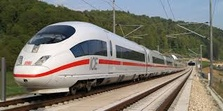
%> input picture Project_unsorted/sravan/3.jpeg, 223 x 111 px, shrunk from 318 x 159 before the run
$ octave script.m   (GNU Octave 9; MATLAB toolbox functions it lacks are replaced by stand-ins)
%> lines starting %> are read from the running program, lines starting %| are printed output that depends on the picture; in (x1, y1, x2, y2) boxes, pixels count from 0 and x2, y2 are one past the last pixel; in counts of white or black regions, pixels touching at a corner belong together; the program's own positions count from 1
Img1 =imread('3.jpeg'); %read the 2D image
%> Img1 is the input picture: size 111x223x3 uint8; mean R, G, B 123.7, 119.5, 108.8
Img=flip(Img1,2);
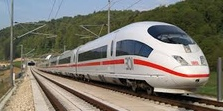
%> Img: size 111x223x3 uint8; mean R, G, B 123.7, 119.5, 108.8; mean of the top-left, top-right, bottom-left and bottom-right quarters 115.1, 103.2, 128.3, 122.6
%Convert the image to Grayscale
I=rgb2gray(Img);
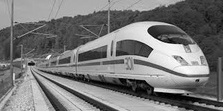
%> I: size 111x223 uint8; min 0, max 255, mean 119.5

%Edge Detection
Ie=edge(I,'sobel');
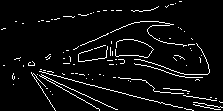
%> Ie: size 111x223 logical; 5.5% white in thin lines or dots

%Hough Transform
[H,theta,rho] = hough(Ie);
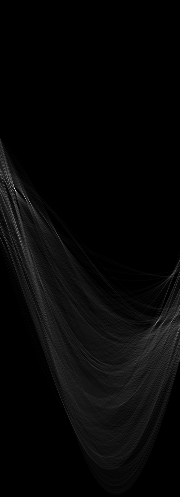
%> H: size 497x180 double; min 0, max 98, mean 2.7; drawn with min black and max white
%> theta = 180 values from -90 to 89; rho = 497 values from -248 to 248

% Finding the Hough peaks (number of peaks is set to 5)
P = houghpeaks(H,20,'threshold',ceil(0.2*max(H(:))));
%> P = 20 rows, first 12: [189 15; 199 26; 323 157; 202 30; 236 19; 184 10; 242 21; 191 12; 175 1; 322 172; 178 8; 226 17]
x = theta(P(:,2));
%> x = 20 values, max 87 at index 16, min -90 at index 9, mean -35.65
y = rho(P(:,1));
%> y = 20 values, max 84 at index 16, min -77 at index 17, mean -16.35

%Vanishing lines
lines = houghlines(I,theta,rho,P);
%> lines = 18 lines; longest, point1 to point2 (x, y): (1, 8) to (223, 89), (1, 15) to (223, 87), (1, 25) to (223, 89), (221, 8) to (2, 80), (1, 36) to (223, 83), (1, 60) to (223, 103)
[rows, columns] = size(Ie);
%> rows = 111; columns = 223
figure, imshow(~Ie);
% figure;
hold on;
n=length(lines);
%> n = 18
req=zeros((n*(n-1))/2,2);
k=1;
for i=1:n
    xy_1 = [lines(i).point1; lines(i).point2];
    for j=i+1:n
       xy_2 = [lines(j).point1; lines(j).point2];
       %intersection of two lines (the current line and the previous one)
       slopee = @(line) (line(2,2) - line(1,2))/(line(2,1) - line(1,1));
       m1 = slopee(xy_1);
       m2 = slopee(xy_2);
       intercept = @(line,m) line(1,2) - m*line(1,1);
       b1 = intercept(xy_1,m1);
       b2 = intercept(xy_2,m2);
       if m1~=m2
           xintersect = (b2-b1)/(m1-m2);
           yintersect = m1*xintersect + b1;
           req(k,1)=xintersect;
           req(k,2)=yintersect;
           k=k+1;
       end
     end
end
%> this loop made 18 passes
%> xy_1 on passes 1 to 12: [1 63; 196 111], [1 56; 119 111], [182 1; 2 82], [1 55; 103 111], [1 15; 223 87], [1 67; 223 102], [1 8; 223 89], [1 60; 223 103], [1 75; 223 75], [219 40; 3 75], [1 73; 223 100], [1 25; 223 89]
%> after the loop, k = 153; req = 153 rows, first 12: [32.83 70.83; 28.94 69.88; 27.41 69.5; 615 214.1; 46.2 74.13; 464.3 177; -56.19 48.92; 49.75 75; 31.19 70.43; 81.3 82.77; 902.9 285; -782.9 -130]; xintersect = 15.56; yintersect = 46.3
%finding maximum voted point
clusters=clusterdata(req,floor(size(req,1)/2));
%> clusters = 153 values from 1 to 1
c=find(clusters==mode(clusters));
%> c = 153 values from 1 to 153
Xvp=mean(req(c,1));
%> Xvp = -50.41
Yvp=mean(req(c,2));
%> Yvp = 40.59
plot(Xvp,Yvp,'m*','markersize',8, 'Color', 'red');
% refined_lines=lines(c);
xy_1 = zeros([2,2]);
len1=1;
len2=1;
s=struct;
for k = 1:length(lines)
   xy = [lines(k).point1; lines(k).point2];
   % Get the equation of the line
   x1 = xy(1,1);
   y1 = xy(1,2);
   x2 = xy(2,1);
   y2 = xy(2,2);

   slope = (y2-y1)/(x2-x1);
   xLeft = 1; % x is on the left edge.
   yLeft = slope * (xLeft - x1) + y1;
   plot([x1, x2], [y1, y2], 'LineWidth',1,'Color','blue');
   if 0<yLeft && yLeft<rows
%     s.line(len)=lines(k);
    s.yleft(len1)=yLeft;
    plot(xLeft,yLeft,'x','markersize',8,'Color','green');
    len1=len1+1;
   end
   xRight = columns; % x is on the right edge.
   yRight = slope * (xRight - x1) + y1;
   plot([x1, x2], [y1, y2], 'LineWidth',1,'Color','blue');

   if 0<yRight && yRight<rows
%     s.line(len)=lines(k);
    s.yRight(len2)=yRight;
    plot(xRight,yRight,'x','markersize',8,'Color','green');
    len2=len2+1;
   end

end
%> this loop made 18 passes
%> (x1, y1, x2, y2, slope, yLeft, yRight) on passes 1 to 12: (1, 63, 196, 111, 0.246, 63, 117.6), (1, 56, 119, 111, 0.466, 56, 159.5), (182, 1, 2, 82, -0.45, 82.45, -17.45), (1, 55, 103, 111, 0.549, 55, 176.9), (1, 15, 223, 87, 0.324, 15, 87), (1, 67, 223, 102, 0.158, 67, 102), (1, 8, 223, 89, 0.365, 8, 89), (1, 60, 223, 103, 0.194, 60, 103), (1, 75, 223, 75, 0, 75, 75), (219, 40, 3, 75, -0.162, 75.32, 39.35), (1, 73, 223, 100, 0.122, 73, 100), (1, 25, 223, 89, 0.288, 25, 89)
%> after the loop, s = {yleft [63 56 82.45 55 15 67 8 60 75 75.32 73 25 36 80.33 69 78 44 23], yRight [87 102 89 103 75 39.35 100 89 83 7.34 98 79]}
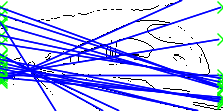
%> figure redrawn from the program's plot data
% [48 lines of commented-out code are left out]
Xvp=round(columns/2);
%> Xvp = 112
Yvp=round(rows/2);
%> Yvp = 56
req_img=zeros(rows,columns);

intensity=0;
offset=1/(rows-Yvp);
%> offset = 0.0182
x1=1;y1=rows-10;
%> after `y1=rows-10`: y1 = 101
x2=columns;y2=rows;
%> after `x2=columns`: x2 = 223
slope1=(x1-Xvp)/(y1-Yvp);
%> slope1 = -2.47
slope2=(x2-Xvp)/(y2-Yvp);
%> slope2 = 2.02
for y=Yvp:rows
xL1 = round(slope1 * (y - y1) + x1);
if xL1<1
    xL1=1;end
xL2 = round(slope2 * (y - y2) + x2);
if xL2>columns
    xL2=columns;end
req_img(y,xL1:xL2)=intensity;
intensity=intensity+offset;
end
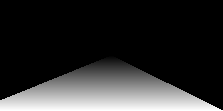
%> req_img: size 111x223 double; min 0, max 1, mean 0.184

$ run again, with Project_unsorted/sravan/index.jpeg copied over Project_unsorted/sravan/3.jpeg
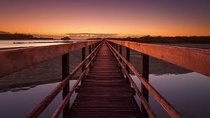
%> input picture Project_unsorted/sravan/index.jpeg, 210 x 118 px, shrunk from 300 x 168 before the run
%> Img1 is the input picture: size 118x210x3 uint8; mean R, G, B 105.8, 64.7, 58.9
%> `Ie=edge(I,'sobel');`:
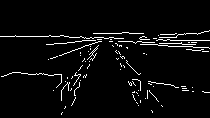
%> Ie: size 118x210 logical; 4.2% white in thin lines or dots, all inside (x1, y1, x2, y2) = (0, 30, 210, 115)
%> theta = 180 values from -90 to 89; rho = 481 values from -240 to 240
%> P = 20 rows, first 12: [205 2; 284 180; 208 5; 313 161; 289 176; 290 179; 278 179; 216 8; 171 7; 222 10; 300 173; 315 168]
%> x = 20 values, max 89 at index 2, min -89 at index 1, mean 7.6
%> y = 20 values, max 74 at index 12, min -72 at index 15, mean 13.7
%> lines = 18 lines; longest, point1 to point2 (x, y): (208, 2) to (1, 78), (1, 6) to (210, 51), (1, 53) to (210, 94), (1, 20) to (210, 53), (210, 16) to (3, 57), (1, 26) to (210, 52)
%> n = 18
%> the loop `for i=1:n` made 18 passes
%> xy_1 on passes 1 to 8: [1 37; 210 41], [145 41; 201 41], [88 42; 144 42], [31 43; 87 43], [1 34; 210 49], [208 2; 1 78], [1 26; 210 52], [1 71; 210 93]
%> after the loop `for i=1:n`: k = 149; req = 153 rows, first 12: [210 41; 262.3 42; 314.5 43; 58 38.09; 107.1 39.03; 105.5 39; -393.8 29.44; 123.5 39.34; 147.3 39.8; 159.8 40.04; 159 40.02; 158.8 40.02]; xintersect = 12.15; yintersect = 55.19
%> clusters = 153 values from 1 to 1
%> c = 153 values from 1 to 153
%> `Xvp=mean(req(c,1));`: Xvp = 115.7
%> `Yvp=mean(req(c,2));`: Yvp = 49.93
%> the loop `for k = 1:length(lines)` made 18 passes
%> (x1, y1, x2, y2, slope, yLeft, yRight) on passes 1 to 8: (1, 37, 210, 41, 0.0191, 37, 41), (145, 41, 201, 41, 0, 41, 41), (88, 42, 144, 42, 0, 42, 42), (31, 43, 87, 43, 0, 43, 43), (1, 34, 210, 49, 0.0718, 34, 49), (208, 2, 1, 78, -0.367, 78, 1.27), (1, 26, 210, 52, 0.124, 26, 52), (1, 71, 210, 93, 0.105, 71, 93)
%> after the loop `for k = 1:length(lines)`: s = {yleft [37 41 42 43 34 78 26 71 20 61 77.23 6 68.36 73 53 27 53 57.4], yRight [41 41 42 43 49 1.27 52 93 53 30.71 28.3 51 30.82 84 22.71 42 94 16]}
%> after the loop `for k = 1:length(lines)`:
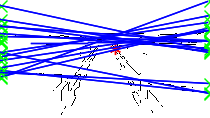
%> figure redrawn from the program's plot data
